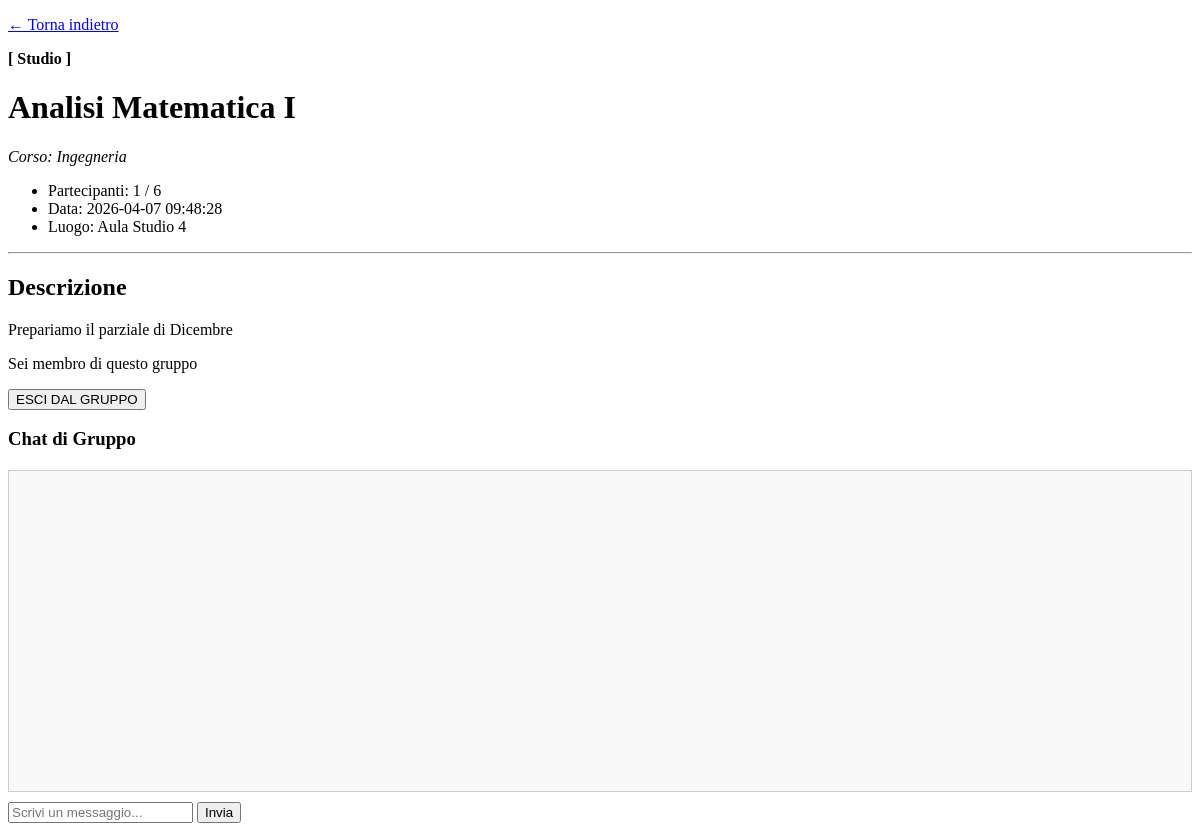
Screenshot of /public/group-details.php?id=1 (signed in) with the database file from the repository.
### tables this page shows
CREATE TABLE gruppi (
  id_gruppo INT AUTO_INCREMENT PRIMARY KEY,
  titolo VARCHAR(150) NOT NULL,
  corso VARCHAR(100) NOT NULL,
  descrizione TEXT,
  tipo ENUM('Studio', 'Elaborato') NOT NULL,
  luogo_incontro VARCHAR(255),
  orario_incontro VARCHAR(100),
  membri_max INT DEFAULT 6,
  id_creatore INT NOT NULL,
  stato ENUM('attivo', 'eliminato') DEFAULT 'attivo',
  data_creazione TIMESTAMP DEFAULT CURRENT_TIMESTAMP,
  FOREIGN KEY (id_creatore) REFERENCES utenti(id_utente) ON DELETE CASCADE
);

### public/group-details.php (called while the page is built, shortened)
<?php
require_once __DIR__ . '/../app/bootstrap.php';
$idGruppo = $_GET['id'] ?? null;
$gruppo = $dbh->getGroupDetails($idGruppo);
if (!empty($gruppo)) {
    $gruppo["numPartecipanti"] = $dbh->countGroupParticipants($idGruppo);
    $templateParams["gruppo"] = $gruppo;
} else {
    $templateParams["gruppo"] = [];
    $templateParams["errore"] = "Gruppo non trovato!";
}
require __DIR__ . '/../template/group-details-template.php';
?>

### db/database.php (called while the page is built, shortened)
<?php
class DatabaseHelper {
    private $db;
    public function __construct(string $host, string $user, string $pass, string $name, int $port = 3306){
        $this->db = new mysqli($host, $user, $pass, $name, $port);
    }
    public function getGroupDetails(int $idGruppo) {
        $stmt = $this->db->prepare("SELECT titolo, corso, descrizione, tipo, luogo_incontro, orario_incontro, data_creazione, membri_max
                                    FROM gruppi WHERE id_gruppo = ?");
        $stmt->bind_param("i", $idGruppo);
        $stmt->execute();
        $groupDetails = $stmt->get_result();
        return $groupDetails->fetch_assoc() ?? [];
    }
    public function countGroupParticipants(int $idGruppo) {
        $stmt = $this->db->prepare("SELECT COUNT(*) as totale FROM iscrizioni WHERE id_gruppo = ?");
        $stmt->bind_param("i", $idGruppo);
        $stmt->execute();
        $result = $stmt->get_result();
        $row = $result->fetch_assoc();
        return (int)($row['totale'] ?? 0);
    }
    public function isUserInGroup(int $idUtente, $idGruppo) {
        $query = "SELECT * FROM iscrizioni WHERE id_utente = ? AND id_gruppo = ?";
        $stmt = $this->db->prepare($query);
        $stmt->bind_param("ii", $idUtente, $idGruppo);
        $stmt->execute();
        $result = $stmt->get_result();
        return $result->num_rows > 0;
    }
}
?>

### app/bootstrap.php (called while the page is built, shortened)
<?php
require_once __DIR__ . '/../db/database.php';
$dbh = new DatabaseHelper(DB_HOST, DB_USER, DB_PASS, DB_NAME, DB_PORT);
?>

### template/group-details-template.php (the view, shortened to what this page needs)
<!DOCTYPE html>
<html lang="it">
<head>
</head>
<body>
    <p><a href="dashboard.php">← Torna indietro</a></p>
    <?php if(!empty($templateParams["gruppo"])): ?>
        <p><strong>[ <?php echo $templateParams["gruppo"]["tipo"]; ?> ]</strong></p>
        <h1><?php echo $templateParams["gruppo"]["titolo"]; ?></h1>
        <p><i>Corso: <?php echo $templateParams["gruppo"]["corso"]; ?></i></p>
        <ul>
            <li>Partecipanti: <?php echo $templateParams["gruppo"]["numPartecipanti"]; ?> / <?php echo $templateParams["gruppo"]["membri_max"]; ?></li>
            <li>Data: <?php echo $templateParams["gruppo"]["data_creazione"]; ?></li>
            <li>Luogo: <?php echo $templateParams["gruppo"]["luogo_incontro"]; ?></li>
        </ul>
        <hr>
        <h2>Descrizione</h2>
        <p><?php echo $templateParams["gruppo"]["descrizione"]; ?></p>
        <?php
            $isSubscribed = $dbh->isUserInGroup($_SESSION['utente']['id_utente'], $idGruppo);
        ?>
        <?php if (!$isSubscribed): ?>
            <form id="iscrizione">
                <input type="hidden" name="id_gruppo" value="<?php echo $idGruppo; ?>">
                <button type="submit">PARTECIPA AL GRUPPO</button>
            </form>
        <?php else: ?>
            <p>Sei membro di questo gruppo</p>
            <form id="disiscrizione">
                <button type="submit">ESCI DAL GRUPPO</button>
            </form>
        <?php endif; ?>
    <?php else: ?>
        <p>Gruppo non trovato.</p>
    <?php endif; ?>
    <h3>Chat di Gruppo</h3>
    <?php if ($isSubscribed): ?>
        <div>
            <div id="chat-box" class="chat-box">
            </div>
            <form id="chat-form">
                <input type="text" name="messaggio" placeholder="Scrivi un messaggio..." required>
                <button type="submit">Invia</button>
            </form>
        </div>
        <?php else: ?>
        <p>Solo i membri di questo gruppo possono visualizzare la chat e inviare messaggi.</p>
    <?php endif; ?>
</body>
</html>

### template/group-details-template.php (style rules this page uses)
.chat-box { height: 300px; overflow-y: auto; border: 1px solid #ccc; padding: 10px; margin-top: 20px; margin-bottom: 10px; background-color: #f9f9f9; }

### rows the page displays
gruppi: tipo "Studio", titolo "Analisi Matematica I", corso "Ingegneria", membri_max "6", data_creazione "2026-04-07 09:48:28", luogo_incontro "Aula Studio 4", descrizione "Prepariamo il parziale di Dicembre"

### other values shown
$templateParams["gruppo"]["numPartecipanti"] "1"
